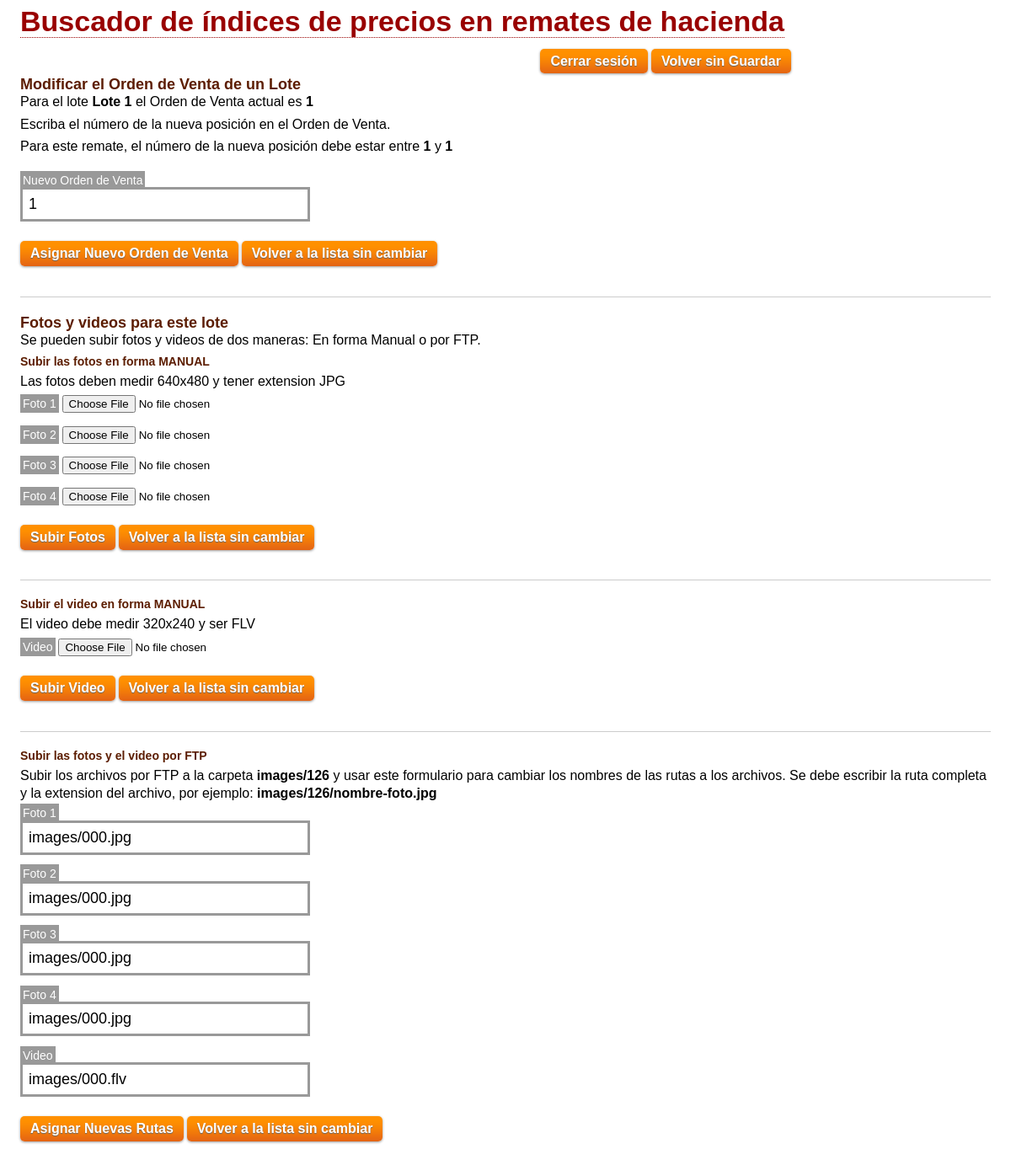
Page /ordenar-lotes.php?rid=126&ord=1&lid=2874 (signed in) on the committed database.
### tables this page shows
CREATE TABLE IF NOT EXISTS `lotes` (
  `lote_id` int(11) NOT NULL AUTO_INCREMENT,
  `fecha_lo` date NOT NULL,
  `provincia_lo` int(3) NOT NULL,
  `localidad_lo` int(11) NOT NULL,
  `categoria_lo` int(3) NOT NULL,
  `subcategoria` varchar(30) DEFAULT NULL,
  `cabezas` varchar(20) DEFAULT '0',
  `raza` varchar(150) DEFAULT NULL,
  `peso` varchar(20) DEFAULT NULL,
  `precio` varchar(20) DEFAULT '0',
  `plazo` varchar(20) DEFAULT NULL,
  `notas` varchar(255) DEFAULT NULL,
  `remate_id` int(11) NOT NULL,
  `num_lo` varchar(25) NOT NULL DEFAULT 'Sin nombre',
  `orden_lo` int(11) NOT NULL DEFAULT '0',
  `foto_1` varchar(255) NOT NULL DEFAULT 'images/000.jpg',
  `foto_2` varchar(255) NOT NULL DEFAULT 'images/000.jpg',
  `foto_3` varchar(255) NOT NULL DEFAULT 'images/000.jpg',
  `foto_4` varchar(255) NOT NULL DEFAULT 'images/000.jpg',
  `video` varchar(255) NOT NULL DEFAULT 'images/000.flv',
  `certificador_id` int(3) NOT NULL DEFAULT '1',
  PRIMARY KEY (`lote_id`)
);

CREATE TABLE IF NOT EXISTS `remates` (
  `remate_id` int(11) NOT NULL AUTO_INCREMENT,
  `fecha_re` date NOT NULL,
  `hora_re` varchar(5) NOT NULL DEFAULT '14:00',
  `organizador` varchar(100) DEFAULT NULL,
  `metodo` varchar(50) DEFAULT NULL,
  `logo_re` varchar(255) NOT NULL DEFAULT 'images/logo_re.jpg',
  `nombre_re` varchar(50) DEFAULT NULL,
  `informes_re` varchar(50) NOT NULL DEFAULT '(011) 4777-4200',
  `status_re` int(1) NOT NULL DEFAULT '0',
  `cardinal_re` int(11) NOT NULL DEFAULT '0',
  PRIMARY KEY (`remate_id`)
);

### inc/class.hacienda.inc.php (the view, shortened to what this page needs)
<?php
class BipherHacienda
{
	private $_db;
	public function __construct($db=NULL)
	{
		if(is_object($db))
		{
			$this->_db = $db;
		}
		else
		{
			$dsn = "mysql:host=".DB_HOST.";dbname=".DB_NAME;
			$this->_db = new PDO($dsn, DB_USER, DB_PASS);
		}
	}
	public function cargarOrdenDeVenta($subasta, $orden)
	{
		$sql = "SELECT remates.cardinal_re, lotes.num_lo FROM remates, lotes WHERE remates.remate_id = :subasta AND lotes.orden_lo = :orden AND lotes.remate_id = :subasta LIMIT 1";
		try
		{
			$stmt = $this->_db->prepare($sql);
			$stmt->bindParam(':subasta', $subasta, PDO::PARAM_INT);
			$stmt->bindParam(':orden', $orden, PDO::PARAM_INT);
			$stmt->execute();
			$row = $stmt->fetch();
			$cardinal = $row['cardinal_re'];
			$nombre = $row['num_lo'];
			echo '<div><form method="post" action="db-interaccion/hacienda.php" id="ordenar-lote-form">';
			echo '<p>Para el lote <strong>'.$nombre.'</strong> el Orden de Venta actual es <strong>'.$orden.'</strong></p>';
			echo '<p>Escriba el número de la nueva posición en el Orden de Venta.</p>';
			echo '<p>Para este remate, el número de la nueva posición debe estar entre <strong>1</strong> y <strong>'.$cardinal.'</strong></p><br />';
			echo '<label for="destino">Nuevo Orden de Venta</label><input type="text" name="destino" id="destino" value="'.$orden.'" /> <br />';
			echo '<input type="submit" name="ordenar" id="ordenar" value="Asignar Nuevo Orden de Venta" class="button" />
	<input type="button" class="button" value="Volver a la lista sin cambiar" onclick="history.back()"></input>
	<input type="hidden" name="token" value="'.$_SESSION["token"].'" />';
			echo '</form></div>';
		}
		catch(PDOException $e)
		{
			return $e->getMessage();
		}
	}
	public function cargarArchivosDelLote($loteid)
	{
		$sql = "SELECT remate_id, foto_1, foto_2, foto_3, foto_4, video, certificador_id FROM lotes WHERE lote_id = :loteid LIMIT 1";
		try
		{
			$stmt = $this->_db->prepare($sql);
			$stmt->bindParam(':loteid', $loteid, PDO::PARAM_INT);
			$stmt->execute();
			$row = $stmt->fetch();
			$f1 = $row['foto_1'];
			$f2 = $row['foto_2'];
			$f3 = $row['foto_3'];
			$f4 = $row['foto_4'];
			$vi = $row['video'];
			echo '<div><form method="post" action="db-interaccion/hacienda.php" id="archivos-lote-form">';
			echo '<label for="foto_1">Foto 1</label><input type="text" name="foto_1" id="foto_1" value="'.$f1.'" /> <br />';
			echo '<label for="foto_2">Foto 2</label><input type="text" name="foto_2" id="foto_2" value="'.$f2.'" /> <br />';
			echo '<label for="foto_3">Foto 3</label><input type="text" name="foto_3" id="foto_3" value="'.$f3.'" /> <br />';
			echo '<label for="foto_4">Foto 4</label><input type="text" name="foto_4" id="foto_4" value="'.$f4.'" /> <br />';
			echo '<label for="video">Video</label><input type="text" name="video" id="video" value="'.$vi.'" /> <br />';
			echo '<input type="submit" name="cambiar" id="ordenar" value="Asignar Nuevas Rutas" class="button" />
	<input type="button" class="button" value="Volver a la lista sin cambiar" onclick="history.back()"></input>
	<input type="hidden" name="token" value="'.$_SESSION["token"].'" />';
			echo '</form></div>';
		}
	catch(PDOException $e)
		{
			return $e->getMessage();
		}
	}
}
?>

### comun/frente.css (style rules this page uses)
* { margin: 0; padding: 0; }
input { outline: 0; }
body { font: 14px/1.1 Helvetica, Sans-Serif; }
.button { background: url(../images/button-bg.png) repeat-x; -moz-border-radius: 5px; padding: 6px 12px; border: none; color: white; cursor: pointer; text-shadow: 0 1px 1px #666; -webkit-border-radius: 5px; -webkit-box-shadow: 0 1px 3px #999; font: bold 16px Helvetica; margin-top: 8px; }
p { margin: 0 0 6px 0; font: 16px/1.3 Helvetica, Sans-Serif; }
label { background: #999; color: white; padding: 3px; }
input[type="text"], input[type="password"] { width: 324px; border: 3px solid #999; font-size: 18px; padding: 7px; display: block; }

### rows in the picture
lotes: num_lo "Lote 1", remate.cardinal_re "1", foto_1 "images/000.jpg", foto_2 "images/000.jpg", foto_3 "images/000.jpg", foto_4 "images/000.jpg", video "images/000.flv"

### other values in the picture
$orden "1"
$su "126"
